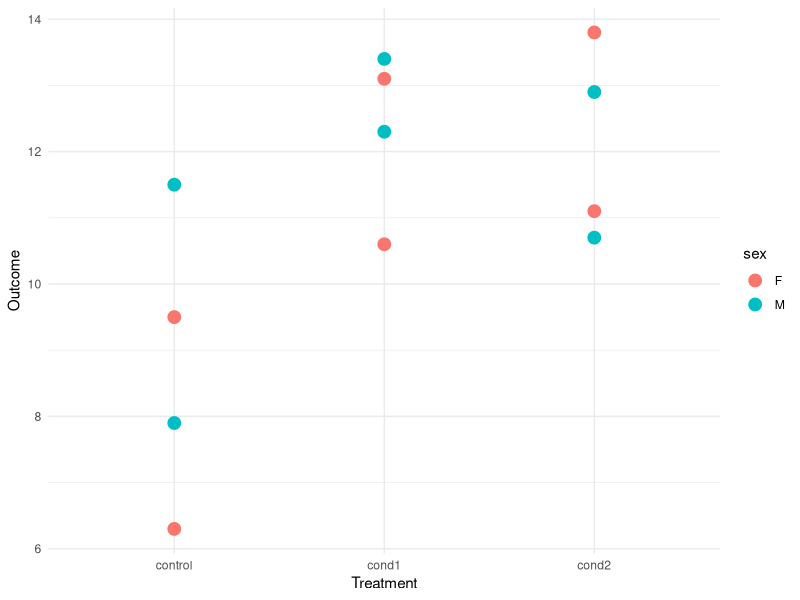
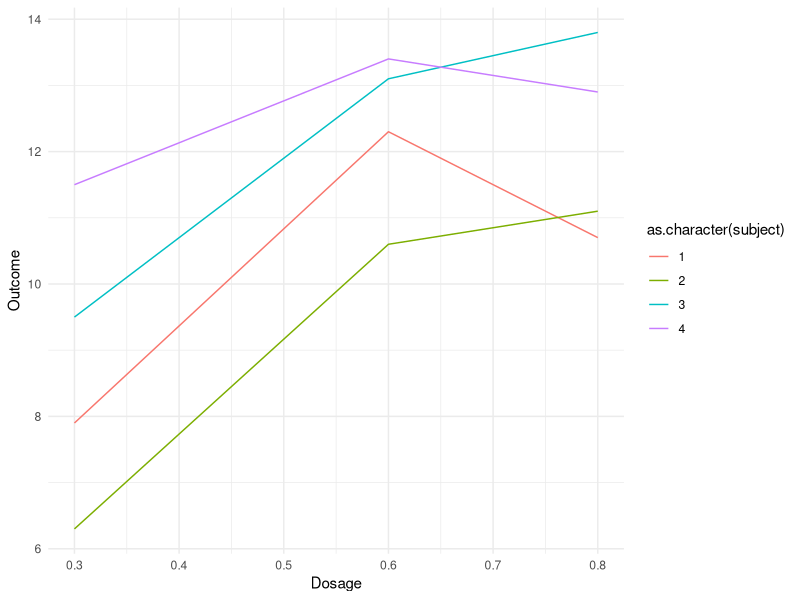
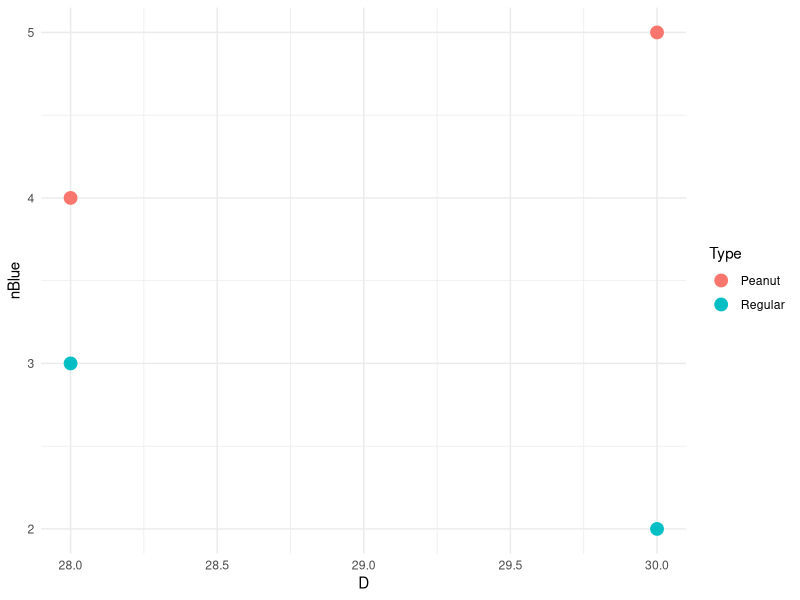

R code for these plots, in order:
## ---- chunk 1
knitr::opts_chunk$set(echo = TRUE,warning=F)
options(scipen=999)
library(tidyverse)    #Essential Functions
library(knitr)        #kable() for HTML Tables
library(kableExtra)   #HTML Table Styling
## ---- chunk 2
library(readr)
## ---- chunk 3
untidy1=tribble(
~subject,  ~sex, ~control, ~cond1, ~cond2,
1, "M", 7.9,  12.3, 10.7,
2, "F", 6.3,  10.6, 11.1,
3, "F", 9.5,  13.1, 13.8,
4, "M", 11.5, 13.4, 12.9
)
untidy1
## ---- chunk 4
tidy1a=untidy1 %>%
  gather(control:cond2,key="Treatment",value="Outcome")
tidy1a
## ---- chunk 5
tidy1b=untidy1 %>%
  gather(3:5, key="Treatment",value="Outcome",factor_key=T)
glimpse(tidy1b)
str(tidy1b$Treatment)
## ---- chunk 6
ggplot(tidy1b)+
  geom_point(aes(x=Treatment,y=Outcome,color=sex),
             size=4) + theme_minimal()
## ---- chunk 7
untidy2=tribble(
~subject,  ~sex, ~`0.3`, ~`0.6`, ~`0.8`,
1, "M", 7.9,  12.3, 10.7,
2, "F", 6.3,  10.6, 11.1,
3, "F", 9.5,  13.1, 13.8,
4, "M", 11.5, 13.4, 12.9
)
untidy2
## ---- chunk 8
tidy2a=untidy2 %>%
  gather(`0.3`:`0.8`,key="Dosage",value="Outcome")
glimpse(tidy2a)
## ---- chunk 9
tidy2b=untidy2 %>%
  gather(`0.3`:`0.8`,key="Dosage",value="Outcome",convert=T)
glimpse(tidy2b)
## ---- chunk 10
ggplot(tidy2b) +
  geom_line(aes(x=Dosage,y=Outcome,color=as.character(subject))) + theme_minimal()
## ---- chunk 11
untidy3=tribble(
~Pack,  ~Type, ~Measure, ~Value,
1, "Regular", "Count",  15,
1, "Regular", "Percent Blue", 0.2,
2, "Peanut", "Count",  12,
2, "Peanut", "Percent Blue", 0.3,
)
untidy3
## ---- chunk 12
tidy3=untidy3 %>%
  spread(key=Measure,value=Value)
tidy3
## ---- chunk 13
tidy3 %>%
  mutate(nBlue=Count*`Percent Blue`) %>%
  select(-Count,-`Percent Blue`)
## ---- chunk 14
untidy4=tribble(
~Pack,  ~Type, ~PropBlue, ~Date,
1, "Regular", "3/15",  "9-28-2018",
2, "Regular", "2/15", "9-30-2018",
3, "Peanut", "4/12",  "9-28-2018",
4, "Peanut", "5/13", "9-30-2018",
)
untidy4
## ---- chunk 15
tidy4a=untidy4 %>%
  separate(PropBlue, into=c("nBlue","Total"),sep="/") %>%
  separate(Date, into=c("M","D","Y"),sep="-")
glimpse(tidy4a)
## ---- chunk 16
tidy4b=untidy4 %>%
  separate(PropBlue, into=c("nBlue","Total"),sep="/",
           convert=T) %>%
  separate(Date, into=c("M","D","Y"),sep="-",
           convert=T)
glimpse(tidy4b)
## ---- chunk 17
ggplot(tidy4b) +
  geom_point(aes(x=D,y=nBlue,color=Type),size=4) +
  theme_minimal()
## ---- chunk 18
untidy5=tribble(
~Pack,  ~Type, ~Day, ~Month,
1, "Regular", 1,  8,
2, "Regular", 2, 8,
3, "Regular", 3,  9,
4, "Regular", 4, 9,
)
untidy5
## ---- chunk 19
tidy5=untidy5 %>%
  unite(swag,Day,Month,sep=":(")
tidy5
## ---- chunk 20
missing=tibble(
          year=c(1,1,1,1,2,2,3,3,3,3,4,4,4,4),
          quarter=c(1,2,3,4,2,3,1,2,3,4,1,2,3,4),
          wage=c(10.50,10.50,10.50,11.00,11.00,11.23,11.23,11.23,12,NA,12,NA,13.04,13.04),
        )
missing
## ---- chunk 21
missing %>%
  spread(key=year,value=wage)
## ---- chunk 22
missing %>%
  spread(key=quarter,value=wage)
## ---- chunk 23
missing %>%
  spread(quarter,wage) %>%
  gather(quarter,wage,`1`:`4`,na.rm=T)
## ---- chunk 24
missing %>%
  spread(quarter,wage) %>%
  gather(quarter,wage,`1`:`4`)
## ---- chunk 25
missing %>%
  complete(year,quarter)
## ---- chunk 26
library(MASS)
library(tidyverse)
Aids=Aids2
names(Aids)

Aids %>%
  dplyr::select(sex,status) %>%
  group_by(sex,status) %>%
  summarize(count=n()) %>%
  mutate(prop=count/sum(count)) %>%
  dplyr::select(-count) %>%
  spread(key=status,value=prop) 
